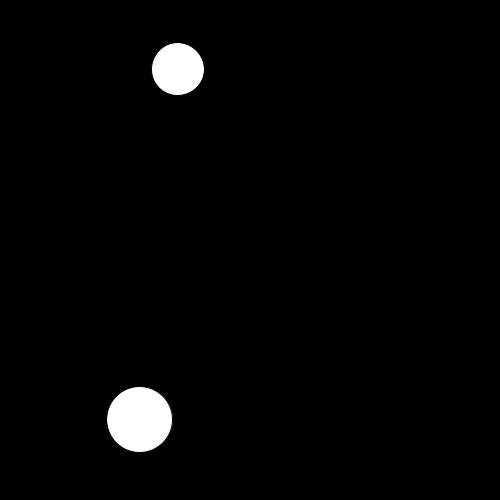
Frame 1 (no input)
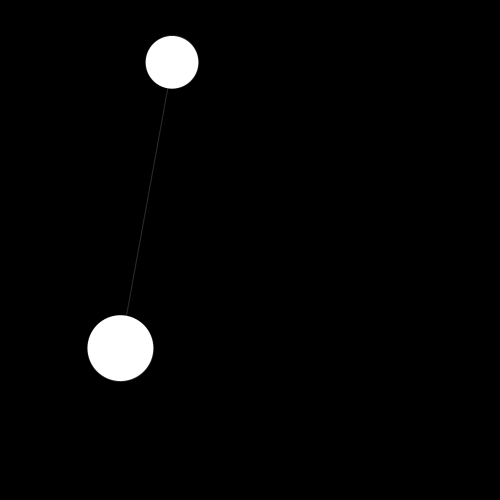
Frame 60 (the mouse pressed at the canvas centre just before this capture)
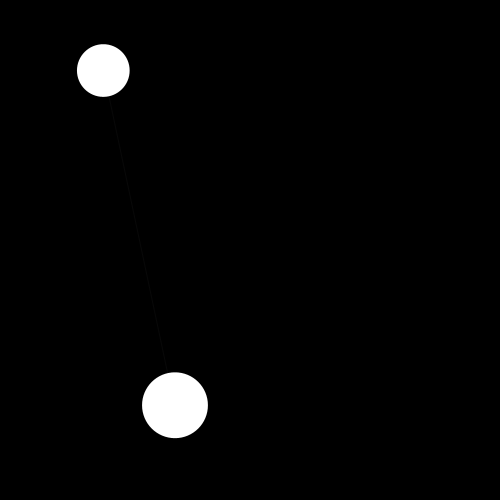
Frame 120 (the mouse held since frame 60 and released just before this capture)

The Processing sketch that drew these frames (run headless with seeded random() and noise(); from frame 60 on, the mouse is pressed at the canvas centre):

// Processing sketch: cours_03_02_simpleCollision
// ── cours_03_02_simpleCollision.pde
//obj1
float speedXObj0;
float speedYObj0;
float xObj0;
float yObj0;
float radiusObj0;

//obj2
float speedXObj1;
float speedYObj1;
float xObj1;
float yObj1;
float radiusObj1;

float distanceObj0Obj1;
float hypotenuse;

void setup()
{
  size(500, 500);
  //obj1
  radiusObj0 = random(20, 40);
  speedXObj0 = random(15);
  speedYObj0 = random(15);
  xObj0 = random(radiusObj0, width-radiusObj0);
  yObj0 = random(radiusObj0, height-radiusObj0);

  //obj1
  radiusObj1 = random(20, 40);
  speedXObj1 = random(2.5);
  speedYObj1 = random(2.5);

  xObj1 = random(radiusObj1, width-radiusObj1);
  yObj1 = random(radiusObj1, height-radiusObj1);

  //hypotenuse
  hypotenuse = sqrt(pow(width, 2) + pow(height, 2))/2;
}

void draw()
{
  background(0);

  updateLocationObj0();
  checkEdgeObj0();

  updateLocationObj1();
  checkEdgeObj1();

  checkDistance();

  ellipse(xObj1, yObj1, radiusObj1 * 2, radiusObj1 * 2);
  ellipse(xObj0, yObj0, radiusObj0 * 2, radiusObj0 * 2);

  if (distanceObj0Obj1 < hypotenuse)
  {
    float lineColor = map(distanceObj0Obj1, 0, hypotenuse, 255, 0);
    stroke(255, lineColor);
    line(xObj0, yObj0, xObj1, yObj1);
  }
}

//obj1
void updateLocationObj0()
{
  xObj0 += speedXObj0;
  yObj0 += speedYObj0;
}

void checkEdgeObj0()
{
  if (xObj0 > width - radiusObj0 || xObj0 < 0 + radiusObj0)
  {
    speedXObj0 *= -1;
  }

  if (yObj0 > height - radiusObj0 || yObj0 < 0 + radiusObj0)
  {
    speedYObj0 *= -1;
  }
}

//obj2
void updateLocationObj1()
{
  xObj1 += speedXObj1;
  yObj1 += speedYObj1;
}

void checkEdgeObj1()
{
  if (xObj1 > width - radiusObj1 || xObj1 < 0 + radiusObj1)
  {
    speedXObj1 *= -1;
  }

  if (yObj1 > height - radiusObj1 || yObj1 < 0 + radiusObj1)
  {
    speedYObj1 *= -1;
  }
}

//checkDistance
void checkDistance()
{
  distanceObj0Obj1 = dist(xObj0, yObj0, xObj1, yObj1);
  if (distanceObj0Obj1 <= radiusObj0 + radiusObj1)
  {
    speedXObj0 *= -1;
    speedYObj0 *= -1;

    speedXObj1 *= -1;
    speedYObj1 *= -1;
  }
}
